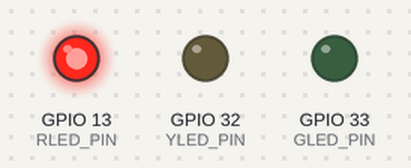
Simulated run of this sketch. Board: ESP32. On the bench: output pins drawn as LEDs (lit = HIGH).

Above: at 1.0 s.
At 3.0 s:
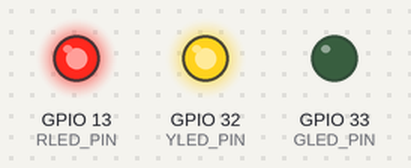
At 5.0 s:
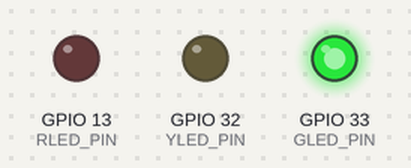
At 7.0 s:
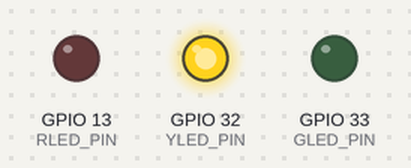
Timing chart, 0 to 10.4 s (numbered marks = the images above):
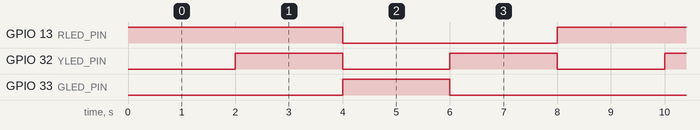

Measured:
- by itself, GPIO 13 (RLED_PIN): alternates HIGH for 4.0 s and LOW for 4.0 s
- by itself, GPIO 32 (YLED_PIN): alternates HIGH for 2.0 s and LOW for 2.0 s
- by itself, GPIO 33 (GLED_PIN): alternates HIGH for 2.0 s and LOW for 6.0 s

The sketch:

Trafficlights.ino
```cpp
#define RLED_PIN 13
#define GLED_PIN 33
#define YLED_PIN 32

void setup() {
  // put your setup code here, to run once:
  pinMode(RLED_PIN, OUTPUT);
  pinMode(GLED_PIN, OUTPUT);
  pinMode(YLED_PIN,OUTPUT);
}

void loop() {
  // put your main code here, to run repeatedly:

digitalWrite(RLED_PIN, HIGH);
digitalWrite(YLED_PIN, LOW);
digitalWrite(GLED_PIN, LOW);
delay(2000);
digitalWrite(RLED_PIN, HIGH);
digitalWrite(YLED_PIN, HIGH);
digitalWrite(GLED_PIN, LOW);
delay(2000);
digitalWrite(RLED_PIN, LOW);
digitalWrite(YLED_PIN, LOW);
digitalWrite(GLED_PIN, HIGH);
delay(2000);
digitalWrite(RLED_PIN, LOW);
digitalWrite(YLED_PIN, HIGH);
digitalWrite(GLED_PIN, LOW);
delay(2000);
}
```
